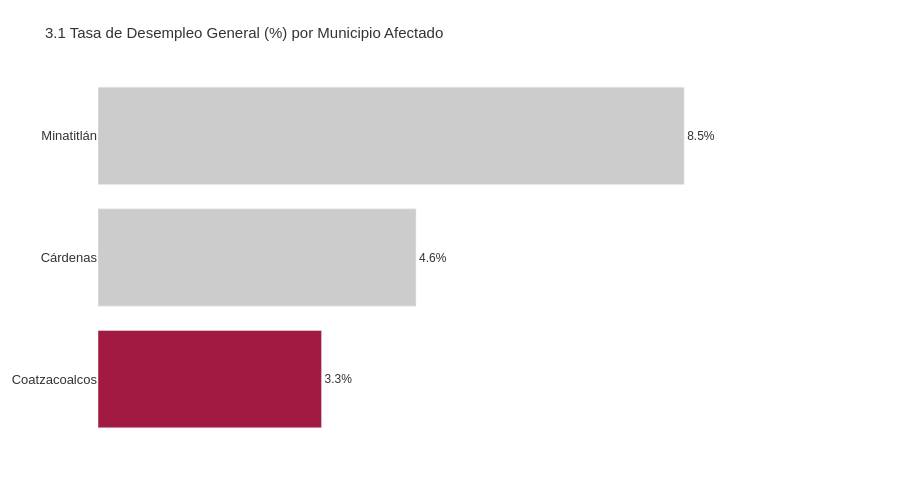

Notebook code for this chart:
### Code cell
colores_bar = [ODS_G if m == 'Coatzacoalcos' else NEUTRAL for m in resumen['Municipio']]

fig = go.Figure(go.Bar(
    x=resumen['Tasa'], y=resumen['Municipio'],
    orientation='h',
    marker_color=colores_bar,
    text=resumen['Tasa'].apply(lambda v: f'{v:.1f}%'),
    textposition='outside',
    textfont=dict(size=12, color=DARK),
))
fig.update_layout(
    **base_layout('3.1 Tasa de Desempleo General (%) por Municipio Afectado'),
    xaxis=dict(showgrid=False, showticklabels=False, zeroline=False,
               range=[0, resumen['Tasa'].max()*1.3]),
    yaxis=dict(showgrid=False, zeroline=False),
    showlegend=False,
)
fig.show()

### Figure 1 — Plotly figure (JSON) as saved in the notebook; plotly's stock layout.template omitted (floating-point values rounded to 4 significant figures)
{"data": [{"marker": {"color": ["#A21942", "#CCCCCC", "#CCCCCC"]}, "orientation": "h", "text": ["3.3%", "4.6%", "8.5%"], "textfont": {"color": "#333333", "size": 12}, "textposition": "outside", "type": "bar", "x": [3.26, 4.638, 8.548], "y": ["Coatzacoalcos", "Cárdenas", "Minatitlán"]}], "layout": {"font": {"color": "#333333", "family": "Arial, sans-serif", "size": 13}, "height": 500, "margin": {"b": 60, "l": 60, "r": 40, "t": 75}, "paper_bgcolor": "white", "plot_bgcolor": "white", "showlegend": false, "title": {"font": {"color": "#333333", "family": "Arial", "size": 15}, "text": "3.1 Tasa de Desempleo General (%) por Municipio Afectado"}, "xaxis": {"range": [0, 11.11], "showgrid": false, "showticklabels": false, "zeroline": false}, "yaxis": {"showgrid": false, "zeroline": false}}}
